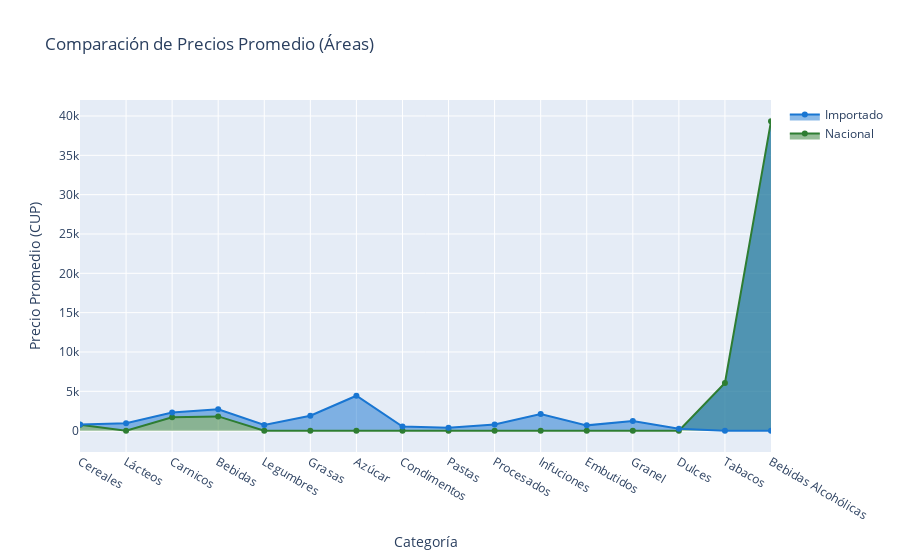

Source (notebook cell):
### Markdown cell above
### 📈 Visualización en Áreas

Esta gráfica de áreas apiladas permite ver mejor la diferencia acumulada de precios entre productos nacionales e importados a través de las categorías.

### Code cell
fig = grafica_area_precios_comparacion(productos)
mostrar_grafica(fig)

### Figure 1 — Plotly figure (JSON) as saved in the notebook; plotly's stock layout.template omitted (floating-point values rounded to 4 significant figures)
{"data": [{"fill": "tozeroy", "line": {"color": "#2E7D32"}, "name": "Nacional", "type": "scatter", "x": ["Cereales", "Lácteos", "Carnicos", "Bebidas", "Legumbres", "Grasas", "Azúcar", "Condimentos", "Pastas", "Procesados", "Infuciones", "Embutidos", "Granel", "Dulces", "Tabacos", "Bebidas Alcohólicas"], "y": [750, 0, 1700, 1811.0, 0, 0, 0, 0, 0, 0, 0, 0, 0, 0, 6062.0, 39320.0]}, {"fill": "tonexty", "line": {"color": "#1976D2"}, "name": "Importado", "type": "scatter", "x": ["Cereales", "Lácteos", "Carnicos", "Bebidas", "Legumbres", "Grasas", "Azúcar", "Condimentos", "Pastas", "Procesados", "Infuciones", "Embutidos", "Granel", "Dulces", "Tabacos", "Bebidas Alcohólicas"], "y": [776.9, 931.0, 2293.0, 2725.0, 724.6, 1891.0, 4436.0, 523.2, 383.5, 779.5, 2108.0, 671.7, 1238.0, 238.3, 0, 0]}], "layout": {"font": {"size": 12}, "title": {"text": "Comparación de Precios Promedio (Áreas)"}, "xaxis": {"title": {"text": "Categoría"}}, "yaxis": {"title": {"text": "Precio Promedio (CUP)"}}}}
